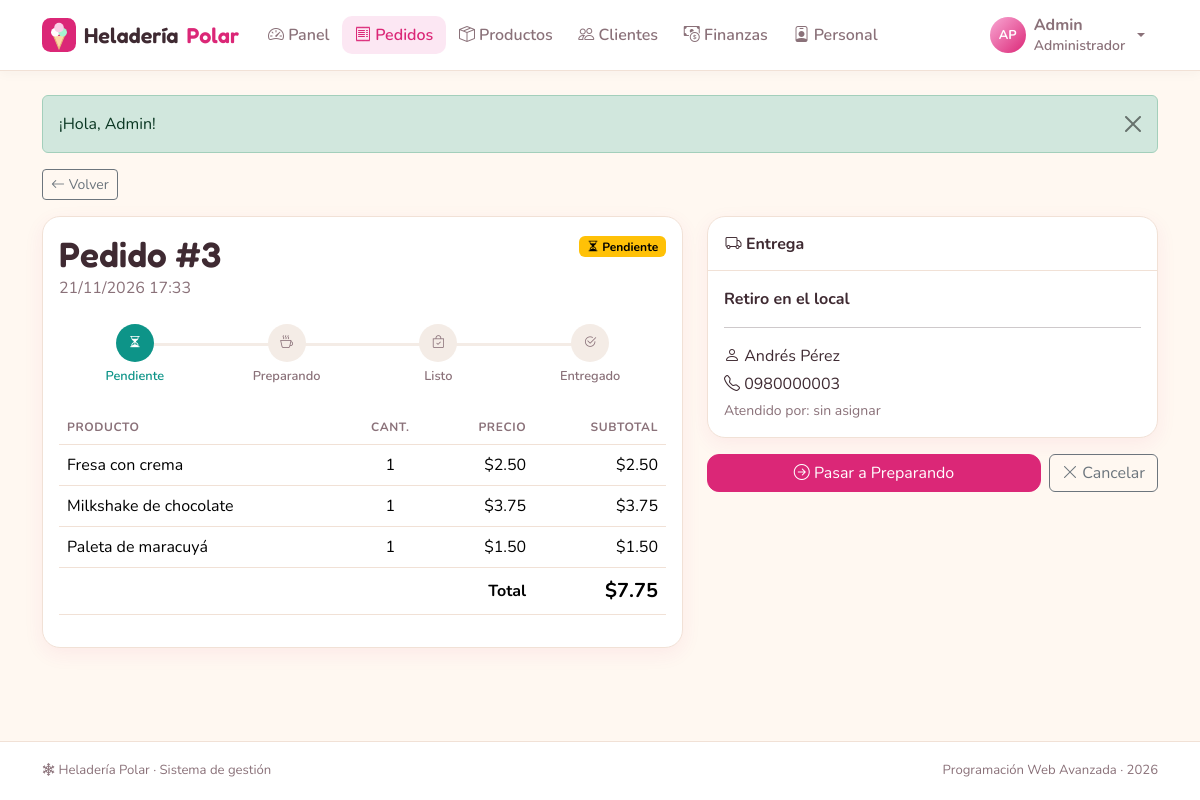
The page /index.php?r=pedidos/ver&id=3 (signed in) on the database its author committed.
### tables this page shows
CREATE TABLE pedidos (
  id           INT AUTO_INCREMENT PRIMARY KEY,
  id_cliente   INT           NOT NULL,
  id_empleado  INT           NULL,
  fecha        DATETIME      NOT NULL DEFAULT CURRENT_TIMESTAMP,
  tipo_entrega ENUM('Retiro','Domicilio') NOT NULL DEFAULT 'Retiro',
  direccion    VARCHAR(255)  NULL,
  notas        VARCHAR(255)  NULL,
  total        DECIMAL(10,2) NOT NULL DEFAULT 0,
  estado       ENUM('Pendiente','Preparando','Listo','Entregado','Cancelado') NOT NULL DEFAULT 'Pendiente',
  INDEX idx_pedidos_estado (estado),
  CONSTRAINT fk_pedidos_cliente  FOREIGN KEY (id_cliente)  REFERENCES usuarios(id) ON DELETE CASCADE,
  CONSTRAINT fk_pedidos_empleado FOREIGN KEY (id_empleado) REFERENCES usuarios(id) ON DELETE SET NULL
);

CREATE TABLE detalle_pedido (
  id              INT AUTO_INCREMENT PRIMARY KEY,
  id_pedido       INT          NOT NULL,
  id_producto     INT          NOT NULL,
  cantidad        INT          NOT NULL,
  precio_unitario DECIMAL(8,2) NOT NULL,
  subtotal        DECIMAL(10,2) NOT NULL,
  CONSTRAINT fk_detalle_pedido   FOREIGN KEY (id_pedido)   REFERENCES pedidos(id)   ON DELETE CASCADE,
  CONSTRAINT fk_detalle_producto FOREIGN KEY (id_producto) REFERENCES productos(id)
);

CREATE TABLE productos (
  id           INT AUTO_INCREMENT PRIMARY KEY,
  id_categoria INT           NOT NULL,
  nombre       VARCHAR(60)   NOT NULL,
  descripcion  VARCHAR(255)  NOT NULL DEFAULT '',
  precio       DECIMAL(8,2)  NOT NULL,
  stock        INT           NOT NULL DEFAULT 0,
  activo       TINYINT(1)    NOT NULL DEFAULT 1,
  CONSTRAINT fk_productos_categoria FOREIGN KEY (id_categoria) REFERENCES categorias(id)
);

CREATE TABLE usuarios (
  id         INT AUTO_INCREMENT PRIMARY KEY,
  nombre     VARCHAR(50)  NOT NULL,
  apellido   VARCHAR(50)  NOT NULL DEFAULT '',
  correo     VARCHAR(100) NOT NULL UNIQUE,
  contrasena VARCHAR(255) NOT NULL,
  id_rol     INT          NOT NULL,
  telefono   VARCHAR(15)  NULL,
  direccion  VARCHAR(255) NULL,
  activo     TINYINT(1)   NOT NULL DEFAULT 1,
  creado_en  DATETIME     NOT NULL DEFAULT CURRENT_TIMESTAMP,
  CONSTRAINT fk_usuarios_roles FOREIGN KEY (id_rol) REFERENCES roles(id)
);

### controllers/PedidosController.php (called while the page is built, shortened)
<?php
class PedidosController extends Controller
{
    public function ver(): void
    {
        $p = Pedido::detalle((int) ($_GET['id'] ?? 0));
        $this->view('pedidos/ver', [
            'titulo' => 'Pedido #' . $p['id'],
            'pedido' => $p,
            'lineas' => Pedido::lineas((int) $p['id']),
        ]);
    }
}

### core/Router.php (called while the page is built, shortened)
<?php
class Router
{
    public static function dispatch(string $ruta): void
    {
        if (!preg_match('#^([a-z]+)/([a-z]+)$#', $ruta, $m)) {
            self::noEncontrado();
        }
        [, $nombre, $accion] = $m;
        (new $clase())->$accion();
    }
}

### index.php (called while the page is built, shortened)
<?php
require __DIR__ . '/core/helpers.php';
require __DIR__ . '/core/Database.php';
require __DIR__ . '/core/Auth.php';
require __DIR__ . '/core/Model.php';
require __DIR__ . '/core/Router.php';
Router::dispatch(is_string($_GET['r'] ?? null) ? $_GET['r'] : '');

### core/Database.php (called while the page is built, shortened)
<?php
class Database
{
    private static ?PDO $pdo = null;
    public static function get(): PDO
    {
        if (self::$pdo === null) {
            $dsn = 'mysql:host=' . DB_HOST . ';port=' . DB_PORT
                 . ';dbname=' . DB_NAME . ';charset=utf8mb4';
            try {
                self::$pdo = new PDO($dsn, DB_USER, DB_PASS, [
                    PDO::ATTR_ERRMODE            => PDO::ERRMODE_EXCEPTION,
                    PDO::ATTR_DEFAULT_FETCH_MODE => PDO::FETCH_ASSOC,
                    PDO::ATTR_EMULATE_PREPARES   => false,
                ]);
                self::$pdo->exec("SET time_zone = '" . date('P') . "'");
            } catch (PDOException $e) {
                http_response_code(500);
                $detalle = DEBUG ? '<br><small>' . htmlspecialchars($e->getMessage()) . '</small>' : '';
                exit('<h3 style="font-family:sans-serif">No se pudo conectar a la base de datos.'
                    . ' Revise config/config.php e importe heladeria.sql.' . $detalle . '</h3>');
            }
        }
        return self::$pdo;
    }
}

### core/Model.php (called while the page is built, shortened)
<?php
abstract class Model
{
    protected static function db(): PDO
    {
        return Database::get();
    }
    protected static function query(string $sql, array $params = []): PDOStatement
    {
        $st = self::db()->prepare($sql);
        $st->execute($params);
        return $st;
    }
}

### models/Pedido.php (called while the page is built, shortened)
<?php
class Pedido extends Model
{
    public static function detalle(int $id): ?array
    {
        return self::query(self::BASE . ' WHERE p.id = ?', [$id])->fetch() ?: null;
    }
    public static function lineas(int $id): array
    {
        return self::query('SELECT d.*, pr.nombre FROM detalle_pedido d JOIN productos pr ON pr.id = d.id_producto
                             WHERE d.id_pedido = ? ORDER BY d.id', [$id])->fetchAll();
    }
}

### core/Auth.php (called while the page is built, shortened)
<?php
class Auth
{
    public static function check(): bool
    {
        return isset($_SESSION['usuario']);
    }
    public static function rol(): ?int
    {
        return $_SESSION['usuario']['id_rol'] ?? null;
    }
    public static function es(int ...$roles): bool
    {
        return self::check() && in_array(self::rol(), $roles, true);
    }
}

### views/pedidos/ver.php (the view, shortened to what this page needs)
<?php
$p = $pedido;
$esCliente = Auth::es(Auth::CLIENTE);
$posActual = array_search($p['estado'], Pedido::FLUJO, true);
$siguiente = $posActual !== false ? (Pedido::FLUJO[$posActual + 1] ?? null) : null;
?>
<a href="<?= url('pedidos/index') ?>" class="btn btn-sm btn-outline-secondary mb-3"><i class="bi bi-arrow-left"></i> Volver</a>
<div class="row g-4">
  <div class="col-lg-7">
    <div class="card hp-card">
      <div class="card-body">
        <div class="d-flex flex-wrap justify-content-between gap-2">
          <div>
            <h1 class="hp-titulo mb-0">Pedido #<?= (int) $p['id'] ?></h1>
            <p class="text-body-secondary mb-0"><?= fecha($p['fecha'], true) ?></p>
          </div>
          <div id="estadoPedido"><?= badge_estado($p['estado']) ?></div>
        </div>
        <?php if ($p['estado'] !== 'Cancelado'): ?>
          <ol class="hp-pasos my-4">
            <?php foreach (Pedido::FLUJO as $i => $paso): ?>
              <li class="<?= $i <= $posActual ? 'hecho' : '' ?>"><span><i class="bi bi-<?= ESTADOS_PEDIDO[$paso]['icono'] ?>"></i></span><?= $paso ?></li>
            <?php endforeach; ?>
          </ol>
        <?php else: ?>
          <div class="alert alert-secondary my-3"><i class="bi bi-x-circle"></i> Este pedido fue cancelado.</div>
        <?php endif; ?>
        <div class="table-responsive">
          <table class="table align-middle">
            <thead><tr><th>Producto</th><th class="text-center">Cant.</th><th class="text-end">Precio</th><th class="text-end">Subtotal</th></tr></thead>
            <tbody>
              <?php foreach ($lineas as $l): ?>
                <tr>
                  <td><?= e($l['nombre']) ?></td>
                  <td class="text-center"><?= (int) $l['cantidad'] ?></td>
                  <td class="text-end"><?= dinero($l['precio_unitario']) ?></td>
                  <td class="text-end"><?= dinero($l['subtotal']) ?></td>
                </tr>
              <?php endforeach; ?>
            </tbody>
            <tfoot><tr><th colspan="3" class="text-end">Total</th><th class="text-end fs-5"><?= dinero($p['total']) ?></th></tr></tfoot>
          </table>
        </div>
      </div>
    </div>
  </div>
  <div class="col-lg-5">
    <div class="card hp-card mb-3">
      <div class="card-header fw-bold"><i class="bi bi-truck"></i> Entrega</div>
      <div class="card-body">
        <p class="mb-1"><strong><?= e($p['tipo_entrega'] === 'Domicilio' ? 'A domicilio' : 'Retiro en el local') ?></strong></p>
        <?php if (!$esCliente): ?>
          <hr>
          <p class="mb-1"><i class="bi bi-person"></i> <?= e($p['cliente']) ?></p>
          <?php if ($p['telefono']): ?><p class="mb-1"><i class="bi bi-telephone"></i> <?= e($p['telefono']) ?></p><?php endif; ?>
          <p class="mb-0 small text-body-secondary">Atendido por: <?= e($p['empleado']) ?: 'sin asignar' ?></p>
        <?php endif; ?>
      </div>
    </div>
    <?php if ($esCliente && $p['estado'] === 'Pendiente'): ?>
      <form method="post" action="<?= url('pedidos/cancelar') ?>" data-confirmar="¿Cancelar el pedido #<?= (int) $p['id'] ?>?">
        <?= csrf_field() ?><input type="hidden" name="id" value="<?= (int) $p['id'] ?>">
        <button class="btn btn-outline-danger w-100"><i class="bi bi-x-circle"></i> Cancelar pedido</button>
      </form>
    <?php elseif (!$esCliente && !in_array($p['estado'], ['Entregado', 'Cancelado'], true)): ?>
      <div class="d-flex gap-2" data-pedido="<?= (int) $p['id'] ?>" data-recargar>
        <?php if ($siguiente): ?>
          <button class="btn btn-primary flex-fill" data-estado="<?= $siguiente ?>"><i class="bi bi-arrow-right-circle"></i> Pasar a <?= $siguiente ?></button>
        <?php endif; ?>
        <button class="btn btn-outline-secondary" data-estado="Cancelado"><i class="bi bi-x-lg"></i> Cancelar</button>
      </div>
    <?php endif; ?>
  </div>
</div>

### core/helpers.php (shortened to what this page needs)
<?php
function e($valor): string
{
    return htmlspecialchars((string) ($valor ?? ''), ENT_QUOTES, 'UTF-8');
}
function url(string $ruta = 'inicio/index', array $params = []): string
{
    $params = array_merge(['r' => $ruta], $params);
    return 'index.php?' . http_build_query($params);
}
function dinero($valor): string
{
    return '$' . number_format((float) $valor, 2);
}
function fecha(?string $valor, bool $conHora = false): string
{
    $t = strtotime($valor);
    return $conHora ? date('d/m/Y H:i', $t) : date('d/m/Y', $t);
}
function badge_estado(string $estado): string
{
    $info = ESTADOS_PEDIDO[$estado] ?? ['color' => 'secondary', 'icono' => 'circle'];
    return '<span class="badge text-bg-' . $info['color'] . '"><i class="bi bi-' . $info['icono'] . '"></i> ' . e($estado) . '</span>';
}

### assets/css/styles.css (style rules this page uses)
:root { --hp-crema: #fff8f1; --hp-blanco: #ffffff; --hp-rosa: #db2777; --hp-rosa-h: #be185d; --hp-rosa-s: #fce7f3; --hp-menta: #0d9488; --hp-menta-s: #ccfbf1; --hp-texto: #3f2a32; --hp-suave: #8a7179; --hp-borde: #f1e1d6; --hp-radio: 18px; --hp-sombra: 0 6px 20px rgba(219, 39, 119, .07); }
body { --bs-body-bg: var(--hp-crema); --bs-body-color: var(--hp-texto); --bs-body-font-family: 'Nunito', system-ui, sans-serif; --bs-secondary-color: var(--hp-suave); --bs-border-color: var(--hp-borde); --bs-primary: var(--hp-rosa); --bs-primary-rgb: 219, 39, 119; --bs-link-color-rgb: 190, 24, 93; --bs-link-hover-color-rgb: 157, 23, 77; }
.btn-primary { --bs-btn-bg: var(--hp-rosa); --bs-btn-border-color: var(--hp-rosa); --bs-btn-hover-bg: var(--hp-rosa-h); --bs-btn-hover-border-color: var(--hp-rosa-h); --bs-btn-active-bg: #9d174d; --bs-btn-disabled-bg: #f0a3c6; --bs-btn-disabled-border-color: #f0a3c6; border-radius: 12px; }
.table { --bs-table-bg: transparent; --bs-table-hover-bg: #fff3f8; }
.table > thead th { font-size: .75rem; text-transform: uppercase; letter-spacing: .05em; color: var(--hp-suave); font-weight: 700; }
body { min-height: 100vh; display: flex; flex-direction: column; }
.hp-titulo, .hp-marca, .hp-stat-valor, .hp-precio { font-family: 'Fredoka', 'Nunito', sans-serif; font-weight: 600; }
.hp-titulo { font-size: clamp(1.7rem, 3.5vw, 2.2rem); margin-bottom: .2rem; color: var(--hp-texto); }
.hp-card { background: var(--hp-blanco); border: 1px solid var(--hp-borde); border-radius: var(--hp-radio); box-shadow: var(--hp-sombra); }
.hp-card > .card-header, .hp-card > .card-footer { background: transparent; border-color: var(--hp-borde); }
.hp-card > .card-header { padding: .9rem 1.1rem; }
.hp-pasos { display: flex; list-style: none; padding: 0; margin: 0; counter-reset: paso; }
.hp-pasos li { flex: 1; text-align: center; font-size: .8rem; font-weight: 600; color: var(--hp-suave); position: relative; }
.hp-pasos li span { width: 38px; height: 38px; border-radius: 50%; margin: 0 auto .35rem; display: flex; align-items: center; justify-content: center; background: #f4ece6; color: var(--hp-suave); position: relative; z-index: 1; }
.hp-pasos li::before { content: ''; position: absolute; top: 19px; left: -50%; width: 100%; height: 3px; background: #f4ece6; }
.hp-pasos li:first-child::before { display: none; }
.hp-pasos li.hecho { color: var(--hp-menta); }
.hp-pasos li.hecho span { background: var(--hp-menta); color: #fff; }
.hp-pasos li.hecho::before { background: var(--hp-menta); }
.hp-main > * { animation: aparecer .3s ease both; }

### rows shown on the page
pedidos: id "3", fecha "21/11/2026 17:33", estado "Pendiente", total "$7.75", tipo_entrega "Retiro en el local", id_cliente.telefono "0980000003", estado "Preparando"
detalle_pedido: id_producto.nombre "Fresa con crema", cantidad "1", precio_unitario "$2.50", subtotal "$2.50"
detalle_pedido: id_producto.nombre "Milkshake de chocolate", cantidad "1", precio_unitario "$3.75", subtotal "$3.75"
detalle_pedido: id_producto.nombre "Paleta de maracuyá", cantidad "1", precio_unitario "$1.50", subtotal "$1.50"

### other values the page prints
$texto "Panel"
$texto "Pedidos"
$texto "Productos"
$texto "Clientes"
$texto "Finanzas"
$texto "Personal"
iniciales($usuario['nombre'], $usuario['apellido']) "AP"
$usuario['nombre'] "Admin"
$usuario['rol'] "Administrador"
$f['mensaje'] "¡Hola, Admin!"
$paso "Pendiente"
$paso "Preparando"
$paso "Listo"
$paso "Entregado"
$p['cliente'] "Andrés Pérez"
